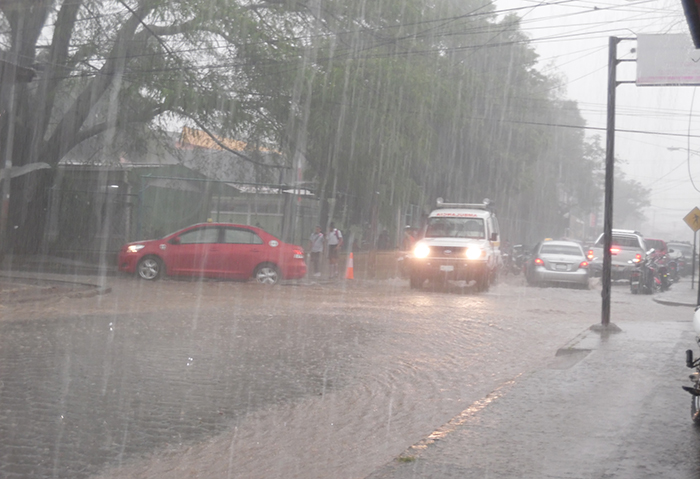
#> input picture Imagenes_Pruebas/lluvia2.jpg, 700 x 479 px, found by its file name
$ python filtros.py   (older library calls are emulated)
#> lines starting #> are read from the running program, lines starting #| are printed output that depends on the picture
#> in main, image is the input picture: shape (479, 700, 3); mean B, G, R 149.2, 150.4, 155.2
import cv2
import numpy as np

def apply_high_pass_filter(image): # Utilizada en el filtro de lluvia.

    # Aplica un filtro de paso alto para resaltar bordes y detalles en la imagen.

    # Convertir la imagen a escala de grises
    gray_image = cv2.cvtColor(image, cv2.COLOR_BGR2GRAY)

    # Crear un kernel para el filtro de paso alto
    kernel = np.array([[-1, -1, -1],
                       [-1,  8, -1],
                       [-1, -1, -1]])

    # Aplicar la convolución con el kernel
    high_pass_image = cv2.filter2D(gray_image, -1, kernel)

    return high_pass_image


# [133 lines left out: functions reduce_rain_noise, reduced_rain_noise_s, enhance_image, gamma_correction, gamma_correction_sun, reduce_noise and 1 more, not called in this run]

def reduced_rain_noise_BiHi(image):
    # Aplicar CLAHE en el canal de luminancia
    lab = cv2.cvtColor(image, cv2.COLOR_BGR2LAB)
#> lab: shape (479, 700, 3); mean of channels 0, 1, 2 159.1, 129.5, 129.3
    l, a, b = cv2.split(lab)
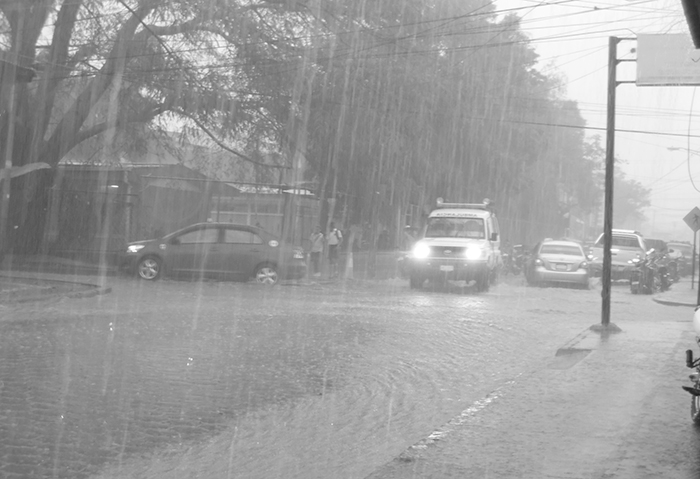
#> l: shape (479, 700); min 29, max 255, mean 159.1
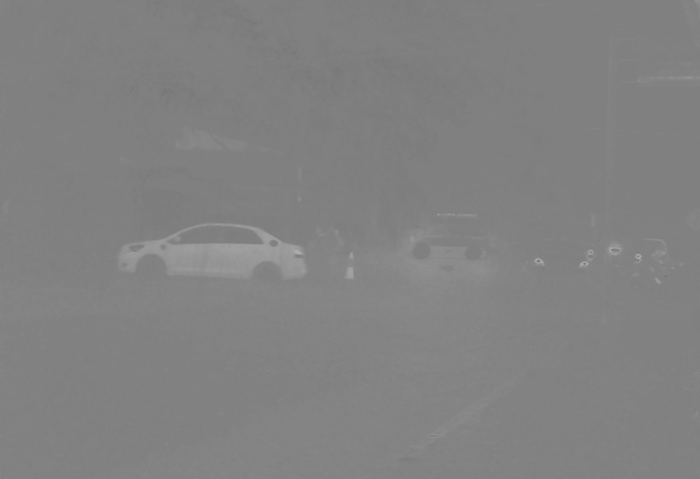
#> a: shape (479, 700); min 117, max 177, mean 129.5
    clahe = cv2.createCLAHE(clipLimit=2.0, tileGridSize=(8, 8))
    cl = clahe.apply(l)
    lab_clahe = cv2.merge((cl, a, b))
#> lab_clahe: shape (479, 700, 3); mean of channels 0, 1, 2 146.2, 129.5, 129.3
    image_clahe = cv2.cvtColor(lab_clahe, cv2.COLOR_LAB2BGR)
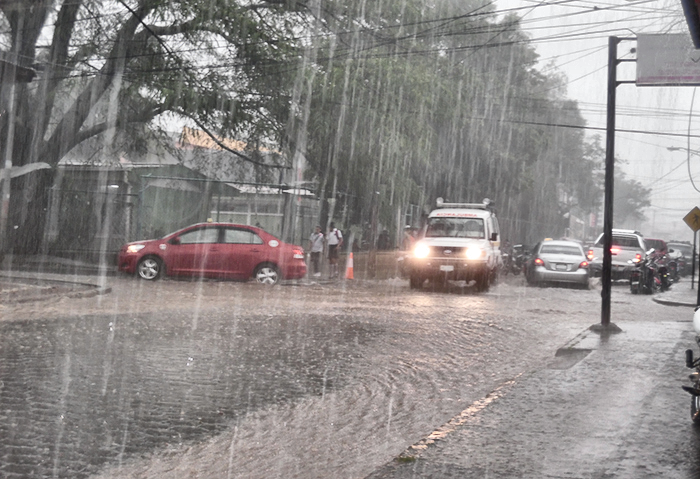
#> image_clahe: shape (479, 700, 3); mean B, G, R 136.6, 137.9, 142.4

    # Reducir resolución
    small_image = cv2.resize(image_clahe, (0, 0), fx=0.5, fy=0.5)
    denoised = cv2.bilateralFilter(small_image, d=4, sigmaColor=100, sigmaSpace=50)

    # Aplicar filtro de paso alto
    high_pass_image = apply_high_pass_filter(small_image)
#> in apply_high_pass_filter, `gray_image = cv2.cvtColor(image, cv2.COLOR_BGR2GRAY)`:
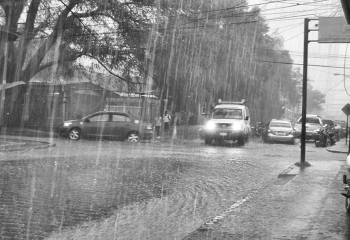
#> gray_image: shape (240, 350); min 24, max 255, mean 139.2
#> in apply_high_pass_filter, `high_pass_image = cv2.filter2D(gray_image, -1, kernel)`:
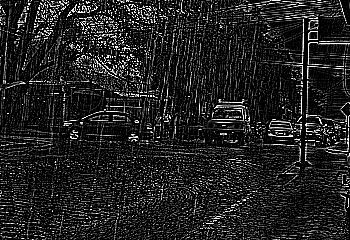
#> high_pass_image: shape (240, 350); min 0, max 255, mean 34
    high_pass_colored = cv2.cvtColor(high_pass_image, cv2.COLOR_GRAY2BGR)

    # Combinar imágenes con pesos ajustados
    combined_image = cv2.addWeighted(denoised, 0.9, high_pass_colored, 0.25, 0)
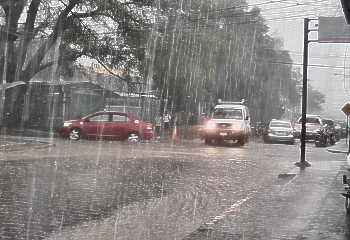
#> combined_image: shape (240, 350, 3); mean B, G, R 131.4, 132.6, 136.6

    # Restaurar el tamaño original
    restored_image = cv2.resize(combined_image, (image.shape[1], image.shape[0]))
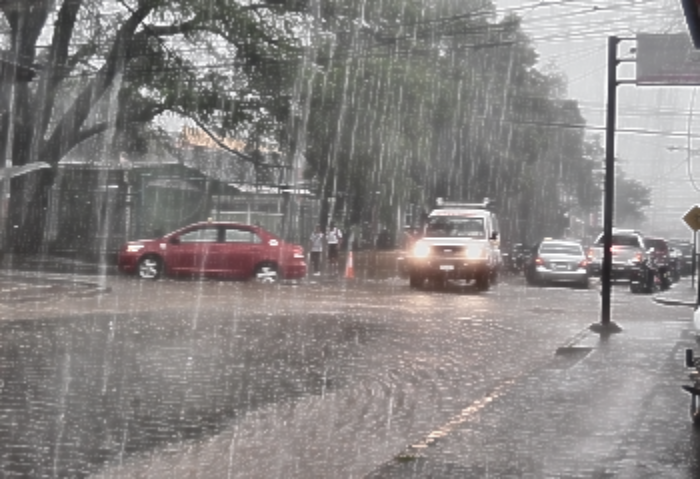
#> restored_image: shape (479, 700, 3); mean B, G, R 131.3, 132.4, 136.5
    return restored_image


def adaptive_filter(image, condition):

    # Aplica un filtro adaptativo basado en la condición atmosférica.

    if condition == "neblina" or condition == "noche":
        return enhance_image(image)
    elif condition == "lluvia":
        return reduced_rain_noise_BiHi(image)
    elif condition == "sol":
        return gamma_correction_sun(image)
    elif condition == "nieve":
        return enhance_winter_image(image)
    else:
        return image  # Sin cambios si no se especifica condición


def main():
    # Cargar la imagen
    image_path = "Imagenes_Pruebas/lluvia2.jpg"  # Cambia esto por la ruta de tu imagen
    image = cv2.imread(image_path)

    # Especificar la condición atmosférica
    condition = "lluvia"  # Cambia a "lluvia" según la condición

    # Aplicar el filtro adaptativo
    filtered_image = adaptive_filter(image, condition)

    # Mostrar la imagen original y la filtrada
    cv2.imshow("Imagen Original", image)
    cv2.imshow("Imagen Filtrada", filtered_image)

    # Esperar a que se presione una tecla para cerrar
    cv2.waitKey(0)
    cv2.destroyAllWindows()

if __name__ == "__main__":
    main()

$ run again, with Imagenes_Pruebas/niebla.jpg copied over Imagenes_Pruebas/lluvia2.jpg
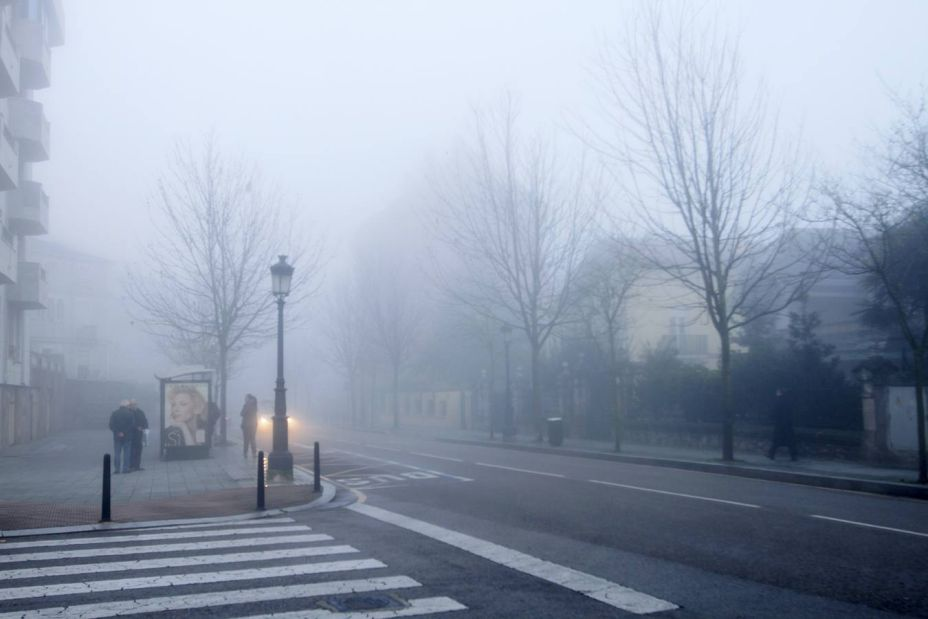
#> input picture Imagenes_Pruebas/niebla.jpg, 928 x 619 px, found by its file name
#> in main, image is the input picture: shape (619, 928, 3); mean B, G, R 176.3, 158.1, 147.1
#> lab: shape (619, 928, 3); mean of channels 0, 1, 2 163, 128.2, 117.1
#> lab_clahe: shape (619, 928, 3); mean of channels 0, 1, 2 161.5, 128.2, 117.1
#> in apply_high_pass_filter, `high_pass_image = cv2.filter2D(gray_image, -1, kernel)`:
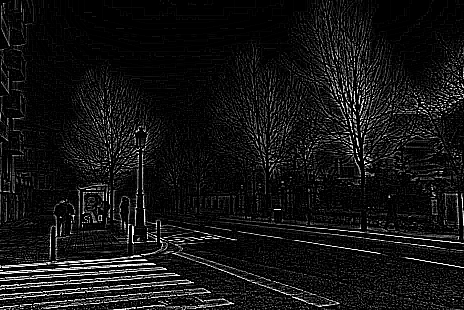
#> high_pass_image: shape (310, 464); min 0, max 255, mean 20.6
#> in reduced_rain_noise_BiHi, `restored_image = cv2.resize(combined_image, (image.shape[1], image.sha..`:
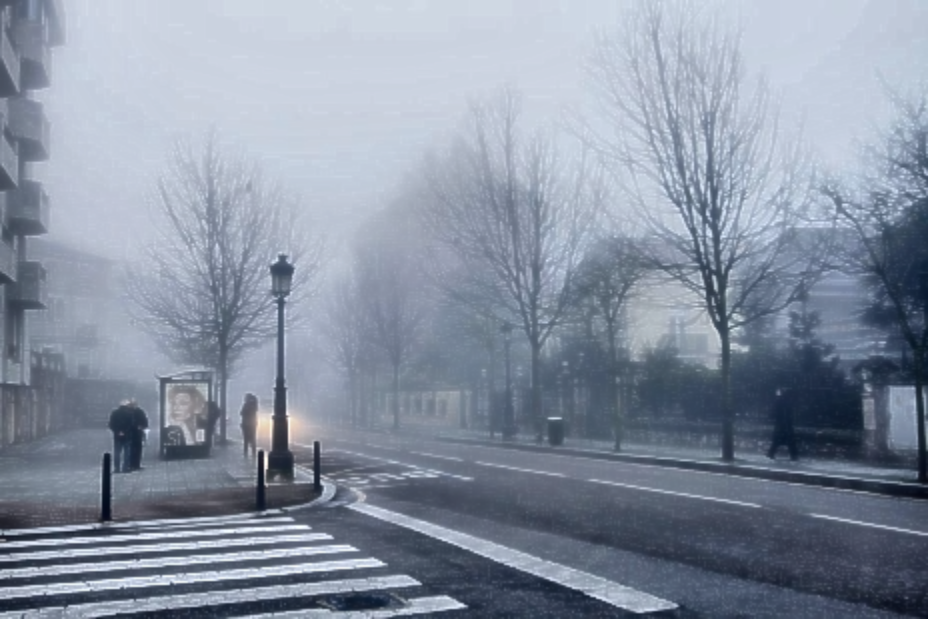
#> restored_image: shape (619, 928, 3); mean B, G, R 162.1, 145.8, 135.9

$ run again, with Imagenes_Pruebas/nieve.jpg copied over Imagenes_Pruebas/lluvia2.jpg
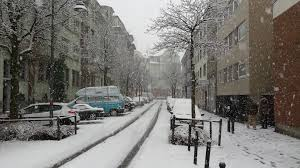
#> input picture Imagenes_Pruebas/nieve.jpg, 300 x 168 px, found by its file name
#> in main, image is the input picture: shape (168, 300, 3); mean B, G, R 115.4, 119.7, 121.9
#> lab: shape (168, 300, 3); mean of channels 0, 1, 2 126, 128.2, 130.9
#> lab_clahe: shape (168, 300, 3); mean of channels 0, 1, 2 139.9, 128.2, 130.9
#> in apply_high_pass_filter, `high_pass_image = cv2.filter2D(gray_image, -1, kernel)`:
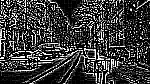
#> high_pass_image: shape (84, 150); min 0, max 255, mean 60.4
#> in reduced_rain_noise_BiHi, `restored_image = cv2.resize(combined_image, (image.shape[1], image.sha..`:
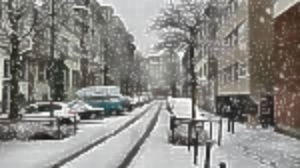
#> restored_image: shape (168, 300, 3); mean B, G, R 131.6, 135.6, 137.7
